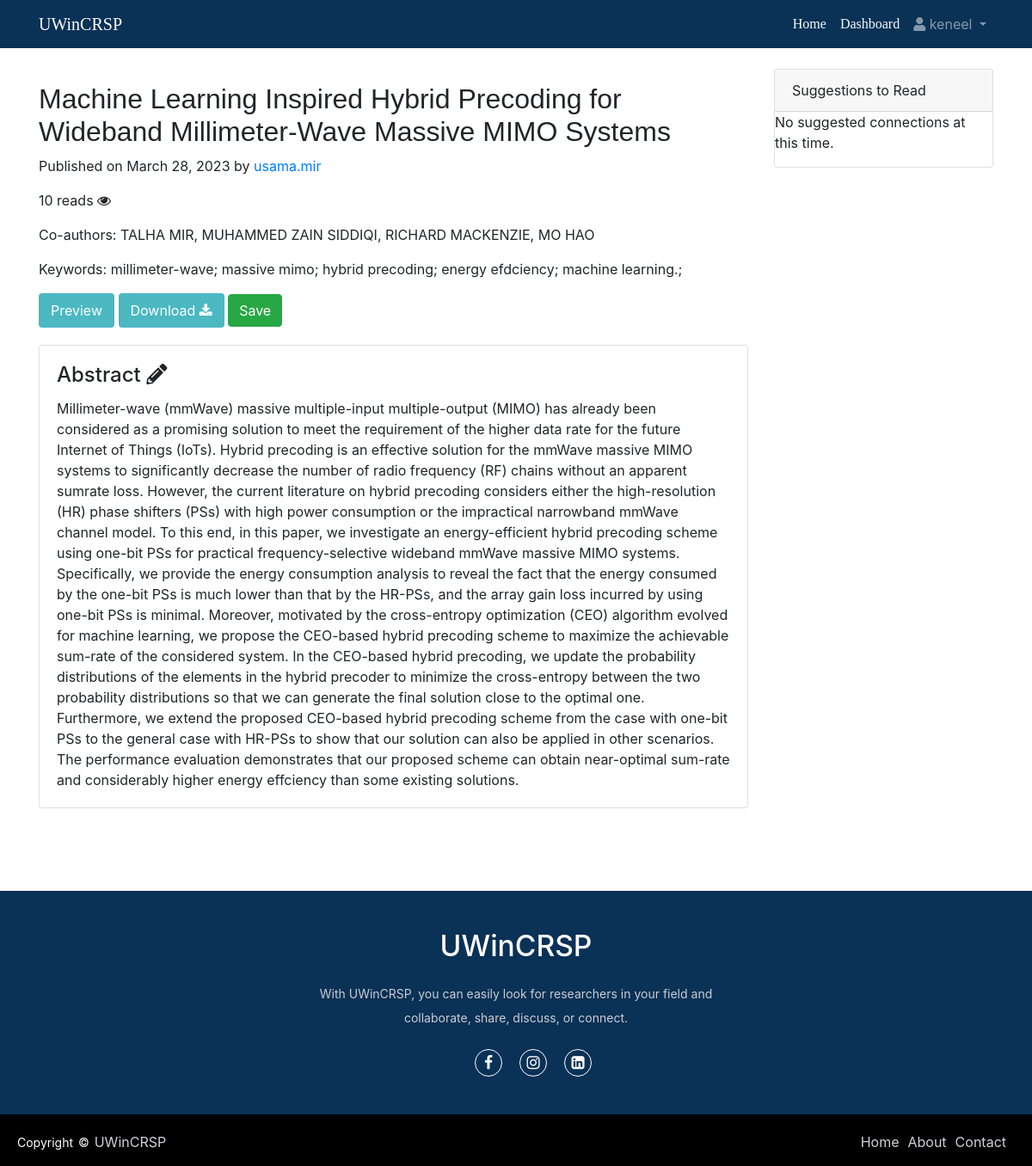
Screenshot of /posts/17 (signed in) with the database file from the repository.
### accounts/models.py (models this page shows, shortened)
class Post(models.Model):
    title = models.CharField(max_length=200)
    authors = models.CharField(max_length=200)
    skills = models.ManyToManyField('Skill')
    abstract = models.CharField(max_length=2000)
    paper = models.FileField(upload_to='papers/')
    allow_downloading = models.BooleanField(default=False)
    created_at = models.DateTimeField(auto_now_add=True)
    updated_at = models.DateTimeField(auto_now=True)
    published_on = models.DateTimeField(auto_now_add=True)
    uploaded_by = models.ForeignKey(User, on_delete=models.CASCADE)
    views = models.IntegerField(default=0)
    def get_skills(self):
            return [skill.name for skill in self.skills.all()]

class Skill(models.Model):
    name = models.CharField(max_length=50, unique=True)

### accounts/views.py (the view)
# urls.py: path('posts/<int:post_id>', views.posts_view, name='posts'),
def posts_view(request,post_id):
    try:
        posts = Post.objects.get(id=post_id)
        posts.views += 1 # Increment the views count
        posts.save()
        if request.user.is_authenticated:
            is_saved=SavedPost.objects.filter(user=request.user,post=post_id).exists()
            postsuggestion = get_post_suggestion(request.user)
    except Post.DoesNotExist:
        return render(request, '404.html', status=404)
    context = {
        'posts': posts,
        'pdf_url': posts.paper.url,
        'is_saved':is_saved,
        'suggestedpost': postsuggestion
    }
    return render(request, 'posts.html', context)

### accounts/models.py (called while the page is built)
def get_post_suggestion(user):
    profile = Profile.objects.get(user =user)
    skills = profile.get_skills_id()
    suggested_posts = Post.objects.filter(skills__in=skills).exclude(uploaded_by=user).distinct()
    return suggested_posts

    def get_skills_id(self):
        return [skill.id for skill in self.skills.all()]

### accounts/templates/posts.html
{% extends 'base1.html' %}
{% block content %}
<div class="container" >
  <div class="row" >
    <div class="col-md-9">
        <h2 style="margin-top: 40px; font-family: sans-serif;">{{ posts.title }}</h2>
      <p>Published on {{ posts.published_on|date:'F d, Y' }}
        by <a href="{% url 'profile' posts.uploaded_by.username %}">{{ posts.uploaded_by }}</a></p>
          <p>{{ posts.views }} reads <i class="fa fa-eye" aria-hidden="true"></i> </p>
          <p>Co-authors: {{ posts.authors }}</p>
          <p>Keywords:
              {% for skil in posts.get_skills %}
              {{ skil }};
              {% endfor %}
          </p>
        <a href="{{ pdf_url }}" class="btn btn-primary"
        style="background: #4bb8c2; border-width: 2px; border-style: solid;
        border-color: #4bb8c2; transition: 0.08s ease-in;
        -o-transition: 0.08s ease-in;
        -ms-transition: 0.08s ease-in;
        -moz-transition: 0.08s ease-in;
        -webkit-transition: 0.08s ease-in;">Preview  </a>
        {% if posts.allow_downloading %}
        <a href="{%  url 'pdf_download' posts.id %}" class="btn btn-primary"
        style="background: #4bb8c2; border-width: 2px; border-style: solid;
        border-color: #4bb8c2; transition: 0.08s ease-in;
        -o-transition: 0.08s ease-in;
        -ms-transition: 0.08s ease-in;
        -moz-transition: 0.08s ease-in;
        -webkit-transition: 0.08s ease-in;">Download <i class="fa fa-download" aria-hidden="true"></i> </a>
    {% endif %}
        {% if user.is_authenticated %}
            {% if is_saved %}
                <a href="{% url 'unsave_post' posts.id %}" class="btn btn-danger" style="transition: 0.08s ease-in;
        -o-transition: 0.08s ease-in;
        -ms-transition: 0.08s ease-in;
        -moz-transition: 0.08s ease-in;
        -webkit-transition: 0.08s ease-in;">Unsave</a>
            {% else %}
                <a href="{% url 'save_post' posts.id %}" class=" btn btn-success" style="transition: 0.08s ease-in;
        -o-transition: 0.08s ease-in;
        -ms-transition: 0.08s ease-in;
        -moz-transition: 0.08s ease-in;
        -webkit-transition: 0.08s ease-in;">Save</a>
            {% endif %}
        {% endif %}
          <div class="card mb-3" style="margin-top: 20px;">
            <div class="card-body">
              <h4 class="card-title">Abstract <i class='fas fa-pencil-alt' aria-hidden="true" ></i> </h4>
              <p class="card-text">{{ posts.abstract }}</p>
            </div>
          </div>
    </div>
<div class="col-md-3">
    <div class="card mt-4">
       <div class="card-header">Suggestions to Read</div>
       <ul class="list-group list-group-flush">
        {% if suggestedpost %}
            {% for suggested in suggestedpost %}
                  <li class="list-group-item"><a href="{% url 'posts' suggested.id %}">{{ suggested.title }}</a></li>
            {% endfor %}
        </ul>
              {% else %}
            <p> No suggested connections at this time.</p>
      {% endif %}
   </div>
</div>
  </div>
</div>
{% endblock %}

### accounts/templates/base1.html (shortened to what this page needs)
<!DOCTYPE html>
<html lang="en">
  <head>
    <link
      rel="stylesheet"
      href="https://maxcdn.bootstrapcdn.com/bootstrap/4.0.0/css/bootstrap.min.css"
    />
    <link
      rel="stylesheet"
      href="https://use.fontawesome.com/releases/v5.8.2/css/all.css"
    />
    <link rel="stylesheet" href="https://cdnjs.cloudflare.com/ajax/libs/font-awesome/4.7.0/css/font-awesome.min.css"/>
    <link rel='stylesheet' href='https://cdn.jsdelivr.net/npm/bootstrap-icons@1.7.2/font/bootstrap-icons.css'>
  </head>
  <body>
    <nav class="navbar navbar-expand-md navbar-dark navbar-fixed-top" style="background-color: #012950f5">
      <div class="container">
        <a class="navbar-brand" href="{% url 'index' %}" style="font-family: 'Righteous', serif;">UWinCRSP</a>
        <div
          class="collapse navbar-collapse justify-content-end"
          id="navbarNav"
        >
          <ul class="navbar-nav">
            <li class="nav-item">
              <a class="nav-link" id="hover-underline-animation" href="{% url 'index' %}" style="color: azure; font-family: 'Righteous', serif;">Home</a>
            </li>
            <li class="nav-item">
              <a class="nav-link" id="hover-underline-animation" href="{% url 'dashboard' %}" style="color: azure; font-family: 'Righteous', serif;">Dashboard</a>
            </li>
            <li class="nav-item dropdown">
                <a class="nav-link dropdown-toggle" href="" id="navbarDropdown" role="button" data-toggle="dropdown" aria-haspopup="true" aria-expanded="false">
                  <i class="fas fa-user"></i> {{ user.username }}
                </a>
              </li>
          </ul>
        </div>
      </div>
    </nav>
    <div>{% block content %}
      {% endblock %}</div>
    <footer>
      <div class="footer-content">
        <h3>UWinCRSP</h3>
        <p>With UWinCRSP, you can easily look for researchers in your field and collaborate, share, discuss, or connect.</p>
        <ul class="socials">
            <li><a href="#"><i class="fa fa-facebook"></i></a></li>
            <li><a href="#"><i class="fa fa-instagram"></i></a></li>
            <li><a href="#"><i class="fa fa-linkedin-square"></i></a></li>
        </ul>
    </div>
    <div class="footer-bottom">
        <p>copyright &copy; <a href="#">UWinCRSP</a>  </p>
                <div class="footer-menu">
                  <ul class="f-menu">
                    <li><a href="">Home</a></li>
                    <li><a href="">About</a></li>
                    <li><a href="">Contact</a></li>
                  </ul>
                </div>
    </div>
    </footer>
  </body>
</html>

### accounts/templates/base1.html (style rules this page uses)
footer { margin: 0; padding: 0; box-sizing: border-box; position: relative; top: 80px; bottom: 0; left: 0; right: 0; background: #012950f5; height: auto; width: 100vw; padding-top: 40px; color: #fff; }
.footer-content { display: flex; align-items: center; justify-content: center; flex-direction: column; text-align: center; }
.footer-content h3 { font-size: 2.1rem; font-weight: 500; text-transform: capitalize; line-height: 3rem; }
.footer-content p { max-width: 500px; margin: 10px auto; line-height: 28px; font-size: 14px; color: #cacdd2; justify-content: center; text-align: center; }
.socials { list-style: none; display: flex; align-items: center; justify-content: center; margin: 1rem 0 3rem 0; }
.socials li { margin: 0 10px; }
.socials a { text-decoration: none; color: #fff; border: 1.1px solid white; padding: 5px; border-radius: 50%; }
.socials a i { font-size: 1.1rem; width: 20px; transition: color .4s ease; }
.footer-bottom { background: #000; width: 100vw; padding: 20px; padding-bottom: 40px; text-align: center; }
.footer-bottom p { float: left; font-size: 14px; word-spacing: 2px; text-transform: capitalize; }
.footer-bottom p a { color:#cfd2d6; font-size: 16px; text-decoration: none; }
.footer-menu { float: right; }
.footer-menu ul { display: flex; }
.footer-menu ul li { padding-right: 10px; display: block; }
.footer-menu ul li a { color: #cfd2d6; text-decoration: none; }
a { transition: all 0.3s; }
#hover-underline-animation { display: inline-block; position: relative; }
#hover-underline-animation:after { content: ''; position: absolute; width: 100%; transform: scaleX(0); height: 2px; bottom: 0; left: 0; background-color: white; transform-origin: bottom right; transition: transform 0.25s ease-out; }

### rows the page displays
Post: title "Machine Learning Inspired Hybrid Precoding for Wideband Millimeter-Wave Massive MIMO Systems", published_on "March 28, 2023", uploaded_by "usama.mir", views "10", authors "TALHA MIR, MUHAMMED ZAIN SIDDIQI, RICHARD MACKENZIE, MO HAO", abstract "Millimeter-wave (mmWave) massive multiple-input multiple-output (MIMO) has already been considered as a promising solution to meet the requirement of the higher data rate for the future Internet of Things (IoTs). Hybrid precoding is an effective solution for the mmWave massive MIMO systems to significantly decrease the number of radio frequency (RF) chains without an apparent sumrate loss. However, the current literature on hybrid precoding considers either the high-resolution (HR) phase shifters (PSs) with high power consumption or the impractical narrowband mmWave channel model. To this end, in this paper, we investigate an energy-efficient hybrid precoding scheme using one-bit PSs for…"
Skill: get_skills "millimeter-wave"
Skill: get_skills "massive mimo"
Skill: get_skills "hybrid precoding"
Skill: get_skills "energy efdciency"
Skill: get_skills "machine learning."

### other values shown
{{ user.username }} "keneel"
